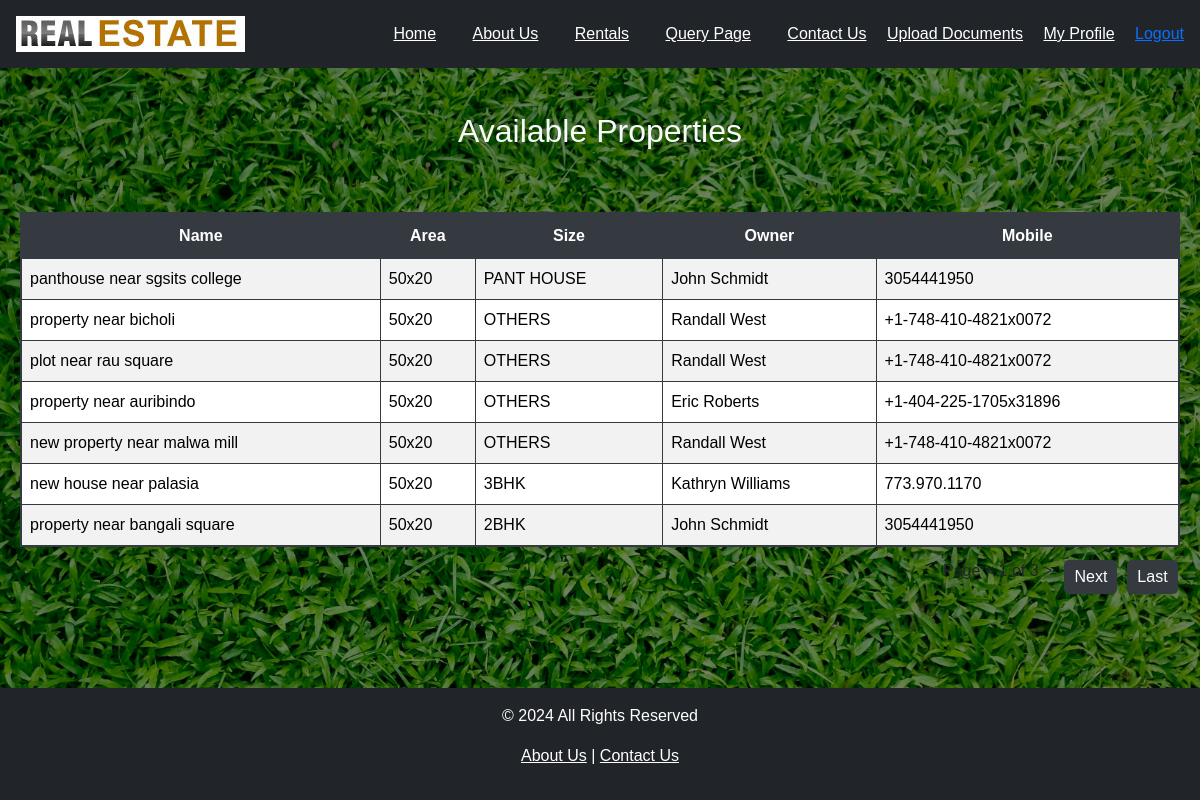
The page /api/buying/ (signed in) on the database its author committed.
### app1/models.py (models this page shows, shortened)
class Property(models.Model):
    PROPERTY_TYPES = [
        ("HOUSE", "House"),
        ("APARTMENT", "Apartment"),
        ("COMMERCIAL", "Commercial"),
        ("LAND", "Land"),
        ("VILLA", "Villa"),
        ("FARMHOUSE", "Farmhouse"),
    ]
    PROPERTY_SUBTYPES = [
        ("2BHK", "2BHK"),
         ("3BHK","3BHK"),
         ("4BHK","4BHK"),
         ("VILLA","VILLA"),
         ("PANT HOUSE","PANT HOUSE"),
         ("OTHERS","OTHERS")
    ]
    uuid = models.UUIDField(default=uuid.uuid4, unique=True, editable=False)
    title = models.CharField(max_length=100)
    owner = models.ForeignKey(
        Owner, on_delete=models.CASCADE, related_name="properties"
    )
    area = models.CharField(max_length=50)
    property_type = models.CharField(
        max_length=20, choices=PROPERTY_TYPES, default="HOUSE"
    )
    property_subtype = models.CharField(
        max_length=20, choices=PROPERTY_SUBTYPES, default="OTHERS"
    )

class Owner(models.Model):
    name = models.CharField(max_length=100)
    mobile = models.CharField(max_length=15, unique=True)

### app1/views.py (the view)
# urls.py: path("buying/", Property_list, name="buying"),
@login_required
def Property_list(request):
    mydata = Property.objects.all().order_by("-id")
    paginator = Paginator(mydata, 7)
    page_number = request.GET.get('page')
    page_obj = paginator.get_page(page_number)
    template = loader.get_template('buying.html')
    context = {
        'properties': page_obj,
    }
    return HttpResponse(template.render(context, request))

### app1/templates/buying.html (shortened to what this page needs)
{% extends 'base.html' %}
{% load static %}
{% block content %}
<link rel="stylesheet" href="{% static 'app1/css/property_form.css'%}">
<h2 class="text-center availablepro">Available Properties</h2>
<table class="table table-striped table-bordered mt-3 buyingtable">
    <thead>
        <tr>
            <th>Name</th>
            <th>Area</th>
            <th>Size</th>
            <th>Owner</th>
            <th>Mobile</th>
        </tr>
    </thead>
    <tbody>
        {% for property in properties %}
        <tr>
            <td>{{ property.title }}</td>
            <td>{{ property.area }}</td>
            <td>{{ property.property_subtype }}</td>
            <td>{{ property.owner.name }}</td>
            <td>{{ property.owner.mobile }}</td>
        </tr>
        {% empty %}
        <tr>
            <td colspan="6" class="text-center">No properties available.</td>
        </tr>
        {% endfor %}
<div class="pagination">
    <span class="pageof">Page  < {{ properties.number }} of {{ properties.paginator.num_pages }} > </span>
    {% if properties.has_next %}
        <a href="?page={{ properties.next_page_number }}" class="next">Next</a>
        <a href="?page={{ properties.paginator.num_pages }}" class="last">Last</a>
    {% endif %}
</div>
    </tbody>
</table>
{% endblock %}

### app1/static/app1/css/base.css (style rules this page uses)
body { display: flex; flex-direction: column; min-height: 100vh; }

### app1/static/app1/css/property_form.css (style rules this page uses)
body { background-size: cover; background-image: url("../images/background.jpg"); background-attachment: fixed; background-repeat: no-repeat; background-position: center; }
body { font-family: Arial, sans-serif; margin: 0; padding: 0; background-color: #f4f4f4; }
body::before { content: ""; position: absolute; top: 0; left: 0; width: 100%; height: 100%; background: rgba(0, 0, 0, 0.5); z-index: -1; }
.next { transform: translate(933px, 400px); }
.last { transform: translate(939px, 400px); }
.pageof { transform: translate(923px, 401px); }
.buyingtable { background-color: #f8f9fa; color: #333; border: 2px solid #343a40; }
.buyingtable th { background-color: #343a40; color: white; padding: 10px; text-align: center; }
.buyingtable td { background-color: #ffffff; color: #000; padding: 8px; }
.buyingtable tr:nth-child(even) { background-color: #e9ecef; }
.pagination a { background-color: #343a40; color: white; padding: 5px 10px; text-decoration: none; border-radius: 5px; margin: 2px; }
.availablepro { color: rgb(250, 250, 250); }

### rows shown on the page
Property: title "panthouse near sgsits college", area "50x20", property_subtype "PANT HOUSE", owner.name "John Schmidt", owner.mobile "3054441950"
Property: title "property near bicholi", area "50x20", property_subtype "OTHERS", owner.name "Randall West", owner.mobile "+1-748-410-4821x0072"
Property: title "plot near rau square", area "50x20", property_subtype "OTHERS", owner.name "Randall West", owner.mobile "+1-748-410-4821x0072"
Property: title "property near auribindo", area "50x20", property_subtype "OTHERS", owner.name "Eric Roberts", owner.mobile "+1-404-225-1705x31896"
Property: title "new property near malwa mill", area "50x20", property_subtype "OTHERS", owner.name "Randall West", owner.mobile "+1-748-410-4821x0072"
Property: title "new house near palasia", area "50x20", property_subtype "3BHK", owner.name "Kathryn Williams", owner.mobile "773.970.1170"
Property: title "property near bangali square", area "50x20", property_subtype "2BHK", owner.name "John Schmidt", owner.mobile "3054441950"

### other values the page prints
{{ properties.number }} "1"
{{ properties.paginator.num_pages }} "3"
